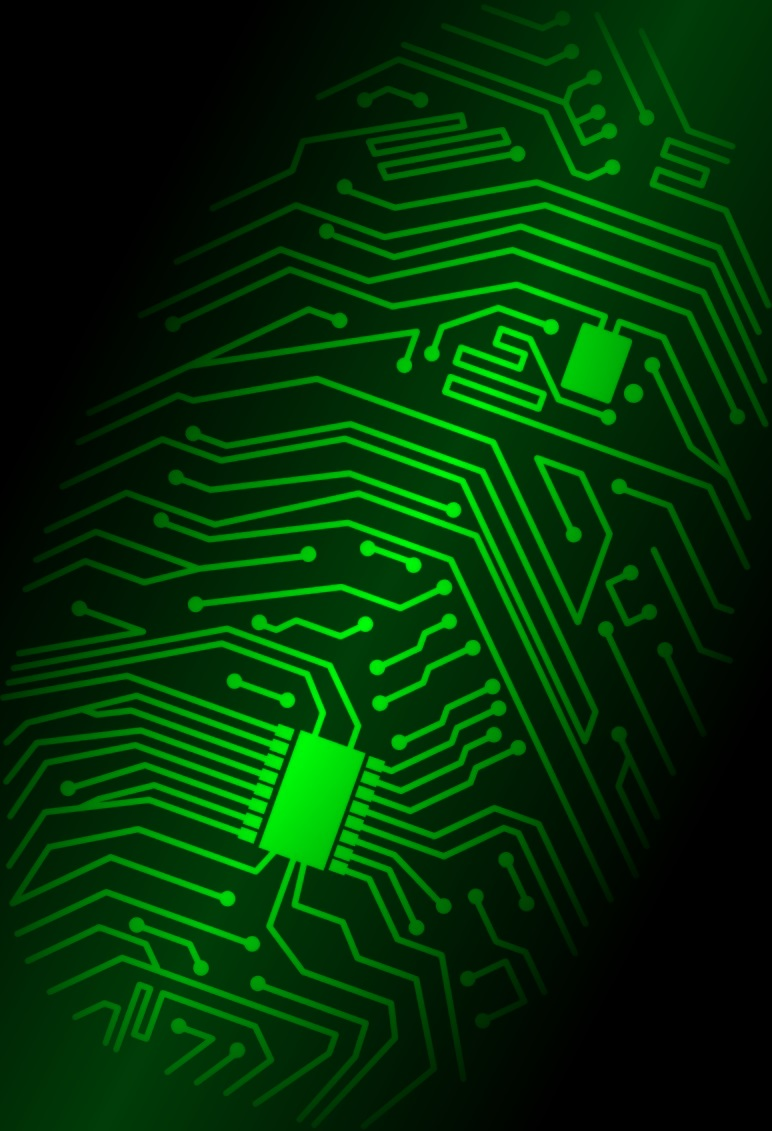
#> input picture Area52/Modules/PyQt5/Resources/ID.jpg, 772 x 1131 px
$ python resize.py ../PyQt5/Resources/ID.jpg   (older library calls are emulated)
#> lines starting #> are read from the running program, lines starting #| are printed output that depends on the picture
import os, sys
import Image

size = 128, 128

for infile in sys.argv[1:]:
    outfile = os.path.splitext(infile)[0] + ".thumbnail"
    if infile != outfile:
        try:
            im = Image.open(infile)
#> im is the input picture: PIL image 772x1131 RGB; mean R, G, B 1, 48.9, 4.1
            im.thumbnail(size, Image.ANTIALIAS)
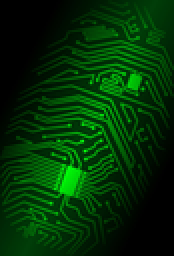
#> im: PIL image 87x128 RGB (shown 2 times larger); mean R, G, B 1, 48.9, 4.2
            im.save(outfile, "JPEG")
        except IOError:
            print(f'cannot create thumbnail for {infile}')
